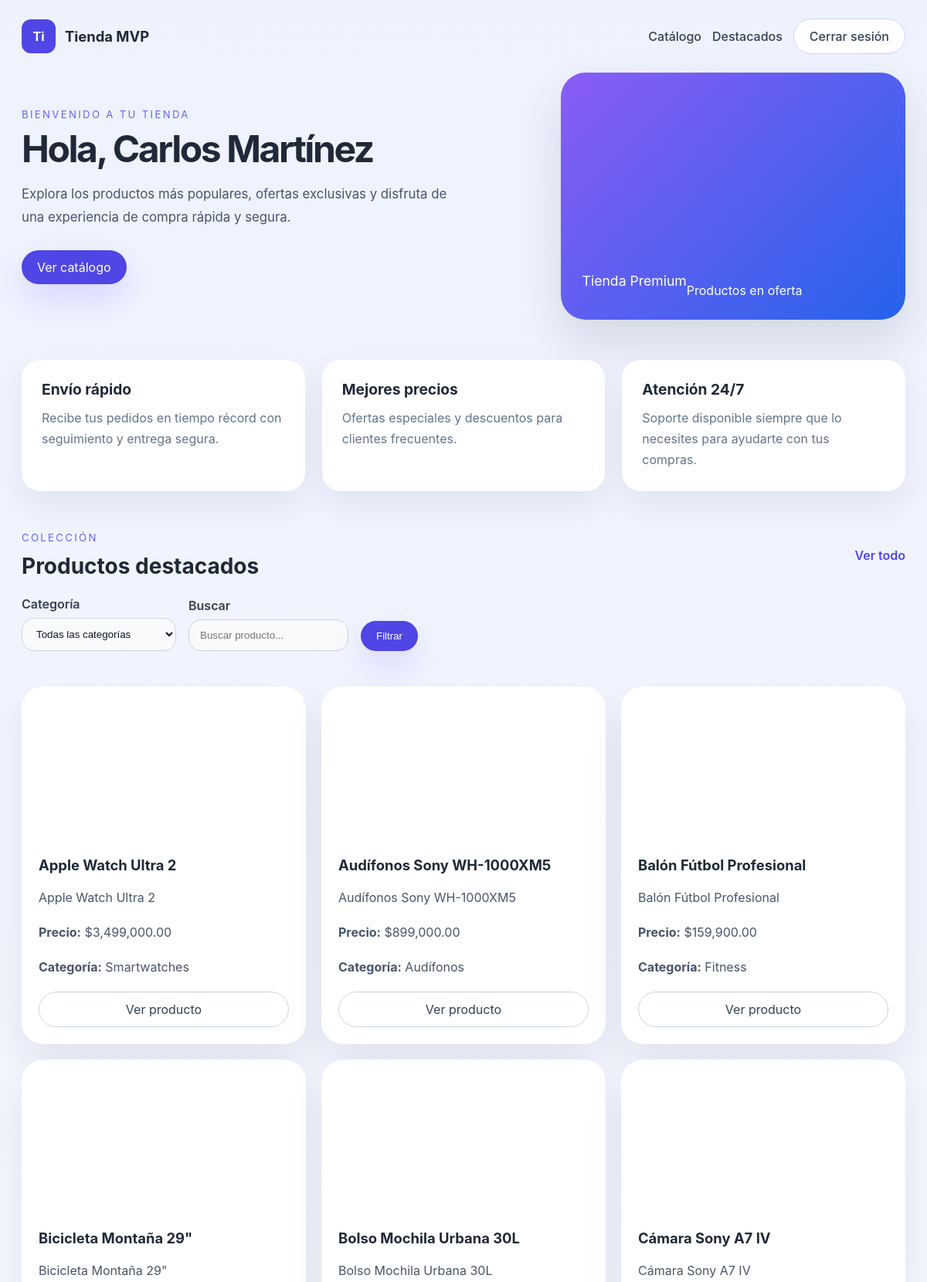
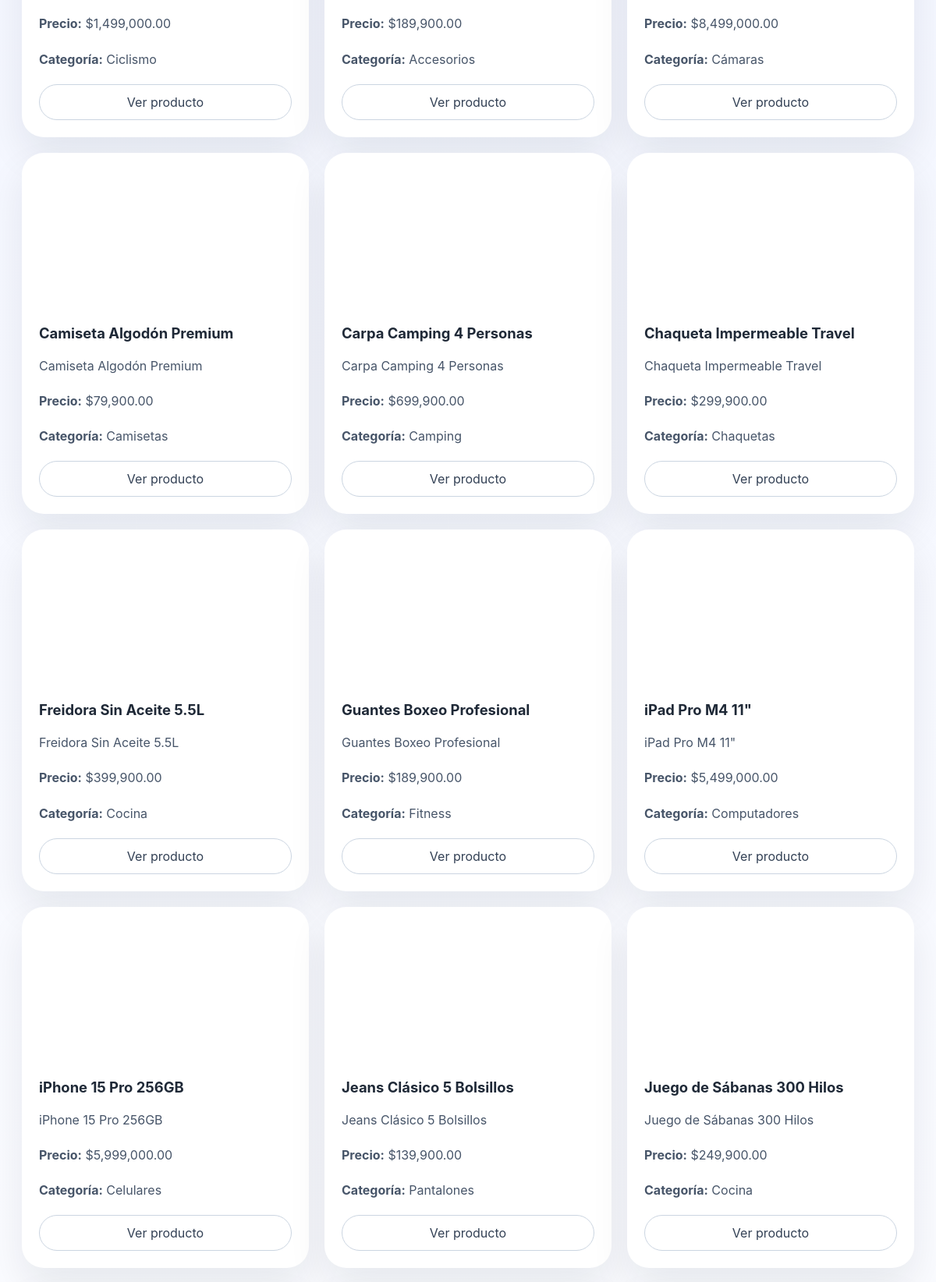
Page /php-app/index.php?vista=home (signed in, upper part) on the committed database (2 pictures, top to bottom).
### tables this page shows
CREATE TABLE IF NOT EXISTS TUsuarioCliente (
  nUsuarioClienteID INT PRIMARY KEY AUTO_INCREMENT,
  cNombre VARCHAR(255),
  cApellido VARCHAR(255),
  cDocumento VARCHAR(255),
  cContrasena VARCHAR(255),
  cCorreo VARCHAR(255),
  cTelefono VARCHAR(255),
  nDireccionFK INT,
  FOREIGN KEY (nDireccionFK) REFERENCES TDireccion(nDireccionID)
);

CREATE TABLE IF NOT EXISTS TProductos (
  nProductoID INT PRIMARY KEY AUTO_INCREMENT,
  nTiendaFK INT,
  cDescripcionCorta VARCHAR(255),
  cDescripcionLarga TEXT,
  cUrlImagenPrincipal VARCHAR(255),
  nCategoriaFK INT,
  jEspecificaciones JSON,
  nPrecioUnitario DECIMAL(19,4),
  nCantidadStock INT,
  FOREIGN KEY (nTiendaFK) REFERENCES TTiendas(nTiendaID),
  FOREIGN KEY (nCategoriaFK) REFERENCES TCategoria(nCategoriaID)
);

CREATE TABLE IF NOT EXISTS TCategoria (
  nCategoriaID INT PRIMARY KEY AUTO_INCREMENT,
  cNombreCategoria VARCHAR(255),
  nCategoriaPadreFK INT,
  bEstado BOOLEAN,
  FOREIGN KEY (nCategoriaPadreFK) REFERENCES TCategoria(nCategoriaID)
);

### php-app/controller/homenController.php (called while the page is built, shortened)
<?php
require_once __DIR__ . '/../models/homeModel.php';
require_once __DIR__ . '/../models/ProductModel.php';
class HomeController
{
    public function mostrarHome()
    {
        $homeModel = new HomeModel();
        $productModel = new ProductModel();
        $usuario = $homeModel->obtenerUsuarioPorId(
            $_SESSION['usuario_id']
        );
        $categoriaSeleccionada = trim($_GET['categoria'] ?? '');
        $busqueda = trim($_GET['busqueda'] ?? '');
        $productos = $productModel->obtenerProductos(
            $categoriaSeleccionada,
            $busqueda
        );
        require_once __DIR__ . '/../views/homeView.php';
    }
}

### php-app/index.php (called while the page is built, shortened)
<?php
require_once 'Router.php';

### php-app/database/conexion.php (called while the page is built, shortened)
<?php
class Database
{
    private static $conexion = null;
    public static function conectar()
    {
        if (self::$conexion === null) {
            try {
                $dsn = "mysql:host=" . DB_HOST .
                       ";dbname=" . DB_NAME .
                       ";charset=utf8mb4";
                self::$conexion = new PDO(
                    $dsn,
                    DB_USER,
                    DB_PASS
                );
                self::$conexion->setAttribute(
                    PDO::ATTR_ERRMODE,
                    PDO::ERRMODE_EXCEPTION
                );
                self::$conexion->setAttribute(
                    PDO::ATTR_DEFAULT_FETCH_MODE,
                    PDO::FETCH_ASSOC
                );
            } catch (PDOException $e) {
                die("Error de conexión: " . $e->getMessage());
            }
        }
        return self::$conexion;
    }
}

### php-app/models/homeModel.php (called while the page is built)
<?php
require_once __DIR__ . '/../database/conexion.php';
class HomeModel
{
    private $db;
    public function __construct()
    {
        $this->db = Database::conectar();
    }
    public function obtenerUsuarioPorId($id)
    {
        $sql = "SELECT
                    nUsuarioClienteID,
                    cNombre,
                    cApellido,
                    cCorreo
                FROM TUsuarioCliente
                WHERE nUsuarioClienteID = :id";
        $stmt = $this->db->prepare($sql);
        $stmt->bindParam(':id', $id);
        $stmt->execute();
        return $stmt->fetch(PDO::FETCH_ASSOC);
    }
}

### php-app/models/ProductModel.php (called while the page is built, shortened)
<?php
require_once __DIR__ . '/../database/conexion.php';
class ProductModel
{
    private $db;
    public function __construct()
    {
        $this->db = Database::conectar();
    }
    public function obtenerProductos($categoria = null, $busqueda = '')
    {
        $sql = "SELECT p.*, c.cNombreCategoria
                FROM TProductos p
                LEFT JOIN TCategoria c ON p.nCategoriaFK = c.nCategoriaID
                WHERE 1 = 1";
        $params = [];
        $sql .= " ORDER BY COALESCE(p.cDescripcionCorta, p.cDescripcionLarga) ASC";
        $stmt = $this->db->prepare($sql);
        $stmt->execute();
        $rows = $stmt->fetchAll(PDO::FETCH_ASSOC);
        foreach ($rows as &$row) {
            if (!empty($row['jEspecificaciones'])) {
                $decoded = json_decode($row['jEspecificaciones'], true);
            } else {
                $row['especificaciones'] = [];
            }
        }
        return $rows;
    }
}

### php-app/views/homeView.php (the view, shortened to what this page needs)
<!DOCTYPE html>
<html lang="es">
<head>
    <link rel="stylesheet" href="views/CSS/homeCss1.css">
</head>
<body>
    <div class="page-shell">
        <header class="topbar">
            <div class="brand">
                <span class="brand-mark">Ti</span>
                <span class="brand-name">Tienda MVP</span>
            </div>
            <nav class="nav-links">
                <a href="#catalogo">Catálogo</a>
                <a href="#destacados">Destacados</a>
                <a href="?vista=login&accion=logout" class="button button-secondary">Cerrar sesión</a>
            </nav>
        </header>
        <main>
            <section class="hero">
                <div class="hero-copy">
                    <p class="eyebrow">Bienvenido a tu tienda</p>
                    <h1>Hola, <?= htmlspecialchars(($usuario['cNombre'] ?? '') . ' ' . ($usuario['cApellido'] ?? ''), ENT_QUOTES, 'UTF-8'); ?></h1>
                    <p class="hero-text">Explora los productos más populares, ofertas exclusivas y disfruta de una experiencia de compra rápida y segura.</p>
                    <a href="#catalogo" class="button button-primary">Ver catálogo</a>
                </div>
                <div class="hero-visual">
                    <div class="hero-card">Productos en oferta</div>
                </div>
            </section>
            <section id="destacados" class="features">
                <article>
                    <h2>Envío rápido</h2>
                    <p>Recibe tus pedidos en tiempo récord con seguimiento y entrega segura.</p>
                </article>
                <article>
                    <h2>Mejores precios</h2>
                    <p>Ofertas especiales y descuentos para clientes frecuentes.</p>
                </article>
                <article>
                    <h2>Atención 24/7</h2>
                    <p>Soporte disponible siempre que lo necesites para ayudarte con tus compras.</p>
                </article>
            </section>
            <section id="catalogo" class="catalogue">
                <div class="section-header">
                    <div>
                        <p class="eyebrow">Colección</p>
                        <h2>Productos destacados</h2>
                    </div>
                    <a href="?vista=home" class="link-secondary">Ver todo</a>
                </div>
                <form method="GET" class="filters">
                    <div class="filter-group">
                        <label for="categoria">Categoría</label>
                        <select id="categoria" name="categoria">
                            <option value="">Todas las categorías</option>
                        </select>
                    </div>
                    <div class="filter-group">
                        <label for="busqueda">Buscar</label>
                        <input
                            id="busqueda"
                            name="busqueda"
                            type="text"
                            placeholder="Buscar producto..."
                            value="<?= htmlspecialchars($busqueda, ENT_QUOTES, 'UTF-8'); ?>">
                    </div>
                    <button type="submit" class="button button-primary">Filtrar</button>
                </form>
                <?php if (empty($productos)) : ?>
                    <p>No se encontraron productos con esos criterios.</p>
                <?php else : ?>
                    <div class="product-grid">
                        <?php foreach ($productos as $producto) : ?>
                            <article class="product-card">
                                <div class="product-image" style="background-image: url('<?= htmlspecialchars($producto['cUrlImagenPrincipal'] ?: 'icons/shopp1.svg', ENT_QUOTES, 'UTF-8'); ?>');"></div>
                                <h3><?= htmlspecialchars($producto['cNombreProducto'] ?? $producto['cDescripcionCorta'] ?? 'Sin nombre', ENT_QUOTES, 'UTF-8'); ?></h3>
                                <p><?= htmlspecialchars($producto['cDescripcionCorta'] ?: 'Sin descripción corta', ENT_QUOTES, 'UTF-8'); ?></p>
                                <p><strong>Precio:</strong> $<?= number_format($producto['nPrecioUnitario'], 2); ?></p>
                                <p><strong>Categoría:</strong> <?= htmlspecialchars($producto['cNombreCategoria'] ?: 'General', ENT_QUOTES, 'UTF-8'); ?></p>
                                <a href="?vista=producto&accion=detalle&id=<?= htmlspecialchars($producto['nProductoID'], ENT_QUOTES, 'UTF-8'); ?>" class="button button-tertiary">Ver producto</a>
                            </article>
                        <?php endforeach; ?>
                    </div>
                <?php endif; ?>
            </section>
        </main>
    </div>
</body>
</html>

### php-app/Router.php (shortened to what this page needs)
<?php
$vista = $_GET['vista'] ?? 'login';
$accion = $_GET['accion'] ?? null;
if ($vista === 'login') {
    $login = new LoginController();
    if ($accion === 'validar') {
        $login->login();
    } elseif ($accion === 'logout') {
        $login->logout();
    } else {
        $login->mostrarLogin();
    }
} elseif ($vista === 'home') {
    require_once 'controller/homenController.php';
    $controller = new HomeController();
    $controller->mostrarHome();
} else {
    $login = new LoginController();
    $login->mostrarLogin();
}

### php-app/views/CSS/homeCss1.css (style rules this page uses)
:root { color-scheme: light; font-family: Inter, Arial, sans-serif; color: #1f2937; background: #eff6ff; }
* { box-sizing: border-box; }
body { margin: 0; min-height: 100vh; background: linear-gradient(180deg, #eef2ff 0%, #ffffff 70%); }
.page-shell { display: flex; flex-direction: column; min-height: 100vh; }
.topbar { width: 100%; max-width: 1200px; margin: 0 auto; padding: 24px 28px; display: flex; align-items: center; justify-content: space-between; gap: 18px; }
.brand { display: flex; align-items: center; gap: 12px; }
.brand-mark { display: inline-flex; width: 44px; height: 44px; align-items: center; justify-content: center; background: #4f46e5; color: white; font-weight: 700; border-radius: 12px; }
.brand-name { font-size: 1.15rem; font-weight: 700; }
.nav-links { display: flex; align-items: center; gap: 14px; flex-wrap: wrap; }
.nav-links a { color: #334155; text-decoration: none; font-weight: 500; }
.button { display: inline-flex; align-items: center; justify-content: center; padding: 12px 20px; border-radius: 999px; border: none; cursor: pointer; transition: transform 0.2s ease, background-color 0.2s ease, box-shadow 0.2s ease; text-decoration: none; }
.button-primary { background: #4f46e5; color: white; box-shadow: 0 18px 40px rgba(79, 70, 229, 0.16); }
.button-secondary { background: rgba(255, 255, 255, 0.95); color: #334155; border: 1px solid #c7d2fe; }
.button-tertiary { background: #ffffff; color: #334155; border: 1px solid #cbd5e1; width: 100%; }
.hero { width: 100%; max-width: 1200px; margin: 0 auto; padding: 0 28px 28px; display: grid; grid-template-columns: 1.2fr 0.8fr; gap: 28px; align-items: center; }
.hero-copy { max-width: 620px; }
.eyebrow { margin: 0 0 12px; color: #6366f1; text-transform: uppercase; letter-spacing: 0.18em; font-size: 0.82rem; }
.hero h1 { margin: 0 0 18px; font-size: clamp(2.3rem, 4vw, 3.5rem); line-height: 1.05; letter-spacing: -0.05em; }
.hero-text { margin: 0 0 28px; max-width: 560px; color: #475569; font-size: 1.05rem; line-height: 1.8; }
.hero-visual { display: grid; gap: 18px; }
.hero-card { min-height: 320px; border-radius: 32px; background: linear-gradient(135deg, #8b5cf6 0%, #2563eb 100%); box-shadow: 0 30px 60px rgba(15, 23, 42, 0.12); padding: 28px; color: white; font-size: 1rem; display: flex; align-items: flex-end; }
.hero-card::before { content: "Tienda Premium"; display: block; font-size: 1.1rem; margin-bottom: 12px; }
.features, .catalogue { width: 100%; max-width: 1200px; margin: 0 auto; padding: 24px 28px 28px; display: grid; gap: 22px; }
.features { grid-template-columns: repeat(3, minmax(0, 1fr)); }
.features article { background: white; border-radius: 24px; padding: 26px; box-shadow: 0 18px 40px rgba(15, 23, 42, 0.07); }
.features h2 { margin: 0 0 12px; font-size: 1.2rem; }
.features p { margin: 0; color: #64748b; line-height: 1.7; }
.section-header { display: flex; align-items: center; justify-content: space-between; gap: 16px; }
.section-header h2 { margin: 0; font-size: 1.75rem; }
.link-secondary { color: #4f46e5; font-weight: 600; text-decoration: none; }
.product-grid { display: grid; grid-template-columns: repeat(3, minmax(0, 1fr)); gap: 20px; }
.product-card { background: white; border-radius: 28px; padding: 22px; box-shadow: 0 24px 50px rgba(15, 23, 42, 0.08); display: flex; flex-direction: column; gap: 18px; }
.product-image { width: 100%; min-height: 180px; border-radius: 22px; background-size: cover; background-position: center; }
.product-card h3 { margin: 0; font-size: 1.15rem; }
.product-card p { margin: 0; color: #475569; line-height: 1.7; }
.filters { display: flex; flex-wrap: wrap; gap: 16px; align-items: flex-end; margin-bottom: 24px; }
.filter-group { display: flex; flex-direction: column; gap: 8px; min-width: 200px; }
.filter-group label { font-weight: 600; color: #334155; }
.filter-group input, .filter-group select { width: 100%; padding: 12px 14px; border-radius: 16px; border: 1px solid #cbd5e1; background: #f8fafc; color: #0f172a; }

### rows in the picture
tusuariocliente: cNombre+cApellido "Carlos Martínez"
tproductos: cDescripcionCorta "Apple Watch Ultra 2", nPrecioUnitario "3,499,000.00", nCategoriaFK.cNombreCategoria "Smartwatches"
tproductos: cDescripcionCorta "Audífonos Sony WH-1000XM5", nPrecioUnitario "899,000.00", nCategoriaFK.cNombreCategoria "Audífonos"
tproductos: cDescripcionCorta "Balón Fútbol Profesional", nPrecioUnitario "159,900.00", nCategoriaFK.cNombreCategoria "Fitness"
tproductos: cDescripcionCorta "Bicicleta Montaña 29\"", nPrecioUnitario "1,499,000.00", nCategoriaFK.cNombreCategoria "Ciclismo"
tproductos: cDescripcionCorta "Bolso Mochila Urbana 30L", nPrecioUnitario "189,900.00", nCategoriaFK.cNombreCategoria "Accesorios"
tproductos: cDescripcionCorta "Cámara Sony A7 IV", nPrecioUnitario "8,499,000.00", nCategoriaFK.cNombreCategoria "Cámaras"
tproductos: cDescripcionCorta "Camiseta Algodón Premium", nPrecioUnitario "79,900.00", nCategoriaFK.cNombreCategoria "Camisetas"
tproductos: cDescripcionCorta "Carpa Camping 4 Personas", nPrecioUnitario "699,900.00", nCategoriaFK.cNombreCategoria "Camping"
tproductos: cDescripcionCorta "Chaqueta Impermeable Travel", nPrecioUnitario "299,900.00", nCategoriaFK.cNombreCategoria "Chaquetas"
tproductos: cDescripcionCorta "Freidora Sin Aceite 5.5L", nPrecioUnitario "399,900.00", nCategoriaFK.cNombreCategoria "Cocina"
tproductos: cDescripcionCorta "Guantes Boxeo Profesional", nPrecioUnitario "189,900.00", nCategoriaFK.cNombreCategoria "Fitness"
tproductos: cDescripcionCorta "iPad Pro M4 11\"", nPrecioUnitario "5,499,000.00", nCategoriaFK.cNombreCategoria "Computadores"
tproductos: cDescripcionCorta "iPhone 15 Pro 256GB", nPrecioUnitario "5,999,000.00", nCategoriaFK.cNombreCategoria "Celulares"
tproductos: cDescripcionCorta "Jeans Clásico 5 Bolsillos", nPrecioUnitario "139,900.00", nCategoriaFK.cNombreCategoria "Pantalones"
tproductos: cDescripcionCorta "Juego de Sábanas 300 Hilos", nPrecioUnitario "249,900.00", nCategoriaFK.cNombreCategoria "Cocina"
